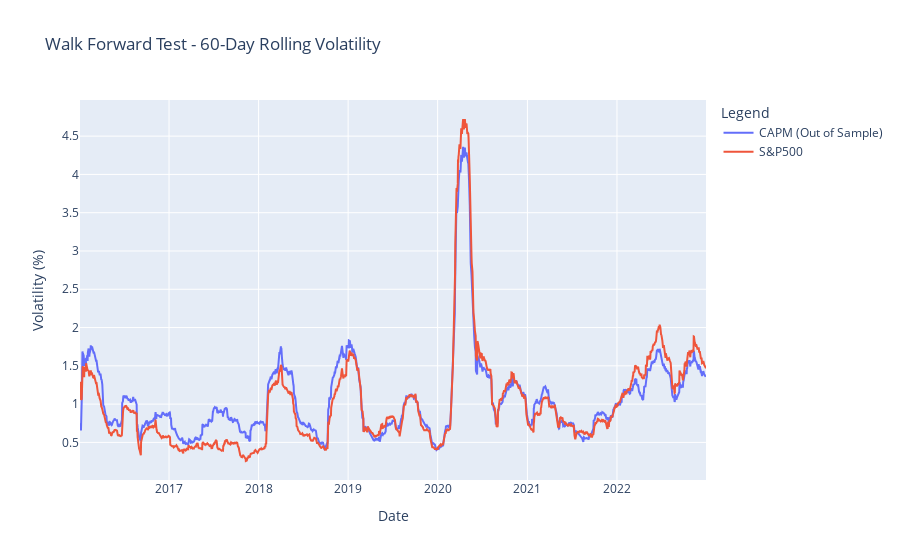

The notebook cell saved with this chart:
### Code cell
# Calculate daily returns
total_cumulative_returns['Daily Returns'] = total_cumulative_returns['Returns'].pct_change()
benchmark['Daily Returns'] = benchmark['Benchmark Returns'].pct_change()

# Calculate rolling volatility
total_cumulative_returns['30D Rolling Volatility'] = total_cumulative_returns['Daily Returns'].rolling('60D').std()*100
benchmark['30D Rolling Volatility'] = benchmark['Daily Returns'].rolling('60D').std()*100

# Create figure
fig = go.Figure()
fig.add_trace(go.Scatter(x=total_cumulative_returns.index, 
                         y=total_cumulative_returns['30D Rolling Volatility'],
                    mode='lines',
                    name='CAPM (Out of Sample)'))

fig.add_trace(go.Scatter(x=benchmark.index, 
                         y=benchmark['30D Rolling Volatility'],
                    mode='lines',
                    name='S&P500'))

fig.update_layout(title="Walk Forward Test - 60-Day Rolling Volatility",
    xaxis_title="Date",
    yaxis_title="Volatility (%)",
    legend_title="Legend",
                  width=900)

fig.show()

### Figure 1 — Plotly figure (JSON) as saved in the notebook; plotly's stock layout.template omitted (floating-point values rounded to 4 significant figures; data arrays with more than 128 entries replaced by an {"elided": "..."} marker saying what was removed)
{"data": [{"mode": "lines", "name": "CAPM (Out of Sample)", "type": "scatter", "x": {"elided": "1751 str values"}, "y": {"elided": "1751 float values"}}, {"mode": "lines", "name": "S&P500", "type": "scatter", "x": {"elided": "1762 str values"}, "y": {"elided": "1762 float values"}}], "layout": {"legend": {"title": {"text": "Legend"}}, "title": {"text": "Walk Forward Test - 60-Day Rolling Volatility"}, "width": 900, "xaxis": {"title": {"text": "Date"}}, "yaxis": {"title": {"text": "Volatility (%)"}}}}
